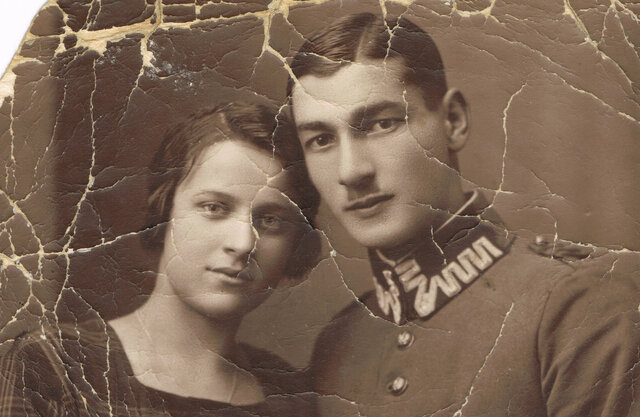
#> input picture source/test2.jpg, 640 x 417 px
$ python test2.py
#> lines starting #> are read from the running program, lines starting #| are printed output that depends on the picture; after the words box and inside, x2 and y2 are one past the last pixel; in counts of white or black regions, pixels touching at a corner belong together
import cv2
import numpy as np
from matplotlib import pyplot as plt


images= cv2.imread('source/test2.jpg')
#> images is the input picture: shape (417, 640, 3); mean B, G, R 83.8, 101, 123.4
img= cv2.fastNlMeansDenoisingColored(images,None,10,10,7,21)
hsv = cv2.cvtColor(img,cv2.COLOR_BGR2HSV)
#> hsv: shape (417, 640, 3); mean H, S, V 13.3, 86.1, 122.8


imggray = cv2.cvtColor(img,cv2.COLOR_BGR2GRAY)
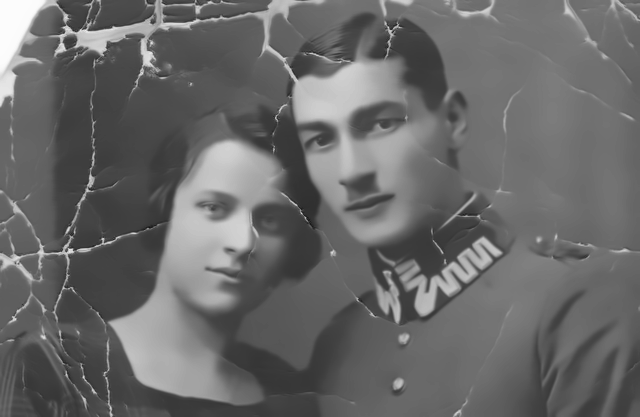
#> imggray: shape (417, 640); min 18, max 252, mean 104.9
imgblur = cv2.GaussianBlur(imggray,(5,5),1)
imgcanny = cv2.Canny(imgblur,150,240)
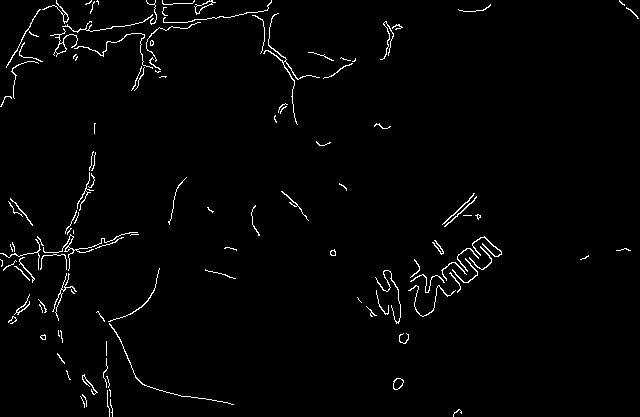
#> imgcanny: shape (417, 640); 1.9% white in thin lines or dots
kernel = np.ones((5, 5), np.uint8)
dilate = cv2.dilate(imgcanny, kernel,iterations=1)
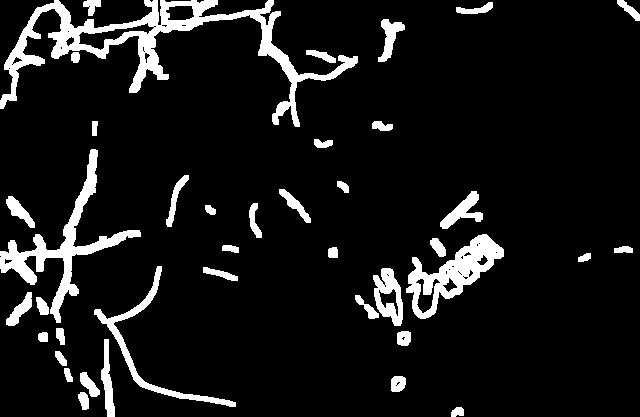
#> dilate: shape (417, 640); 9.2% white; 40 white regions, largest, box (x1, y1, x2, y2) and area: (0, 0, 358, 127) 7932, (0, 149, 141, 323) 3776, (406, 234, 504, 319) 3030
inpaint = cv2.inpaint(img,dilate,3,cv2.INPAINT_TELEA)
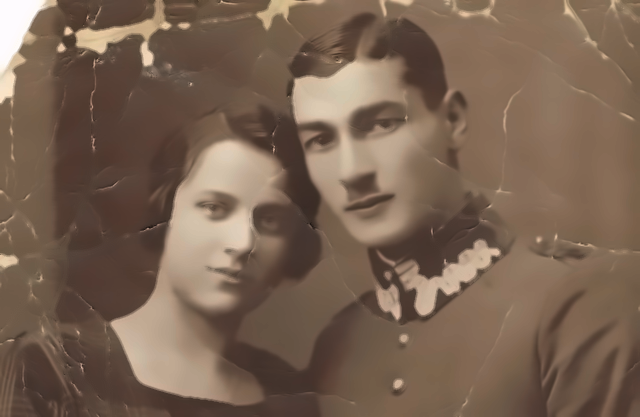
#> inpaint: shape (417, 640, 3); mean B, G, R 82.1, 99.2, 121.7
# [5 lines of commented-out code are left out]


plt.subplot(121)
plt.imshow(images)
plt.title('Original Image')
plt.xticks([]), plt.yticks([])

plt.subplot(122)
plt.imshow(inpaint)
plt.title('Result')
plt.xticks([]), plt.yticks([])
plt.show()
#> figure, not shown here; B, G, R data is drawn as R, G, B

$ run again, with source/test1.jpg copied over source/test2.jpg
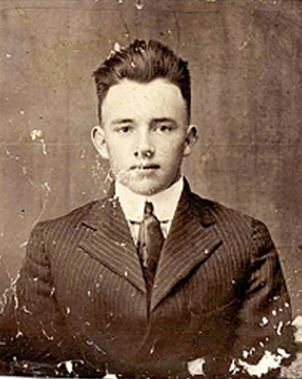
#> input picture source/test1.jpg, 302 x 379 px
#> images is the input picture: shape (379, 302, 3); mean B, G, R 79.9, 97.8, 123.7
#> hsv: shape (379, 302, 3); mean H, S, V 12.2, 107.9, 123.8
#> `imgcanny = cv2.Canny(imgblur,150,240)`:
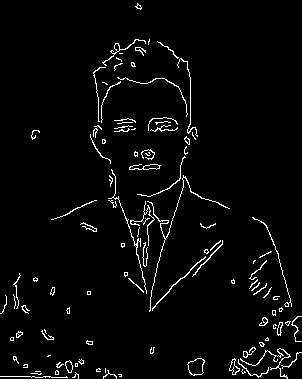
#> imgcanny: shape (379, 302); 3.3% white in thin lines or dots
#> dilate: shape (379, 302); 16% white; 31 white regions, largest, box (x1, y1, x2, y2) and area: (88, 37, 232, 314) 8389, (247, 215, 294, 328) 1813, (227, 335, 302, 379) 1715
#> `inpaint = cv2.inpaint(img,dilate,3,cv2.INPAINT_TELEA)`:
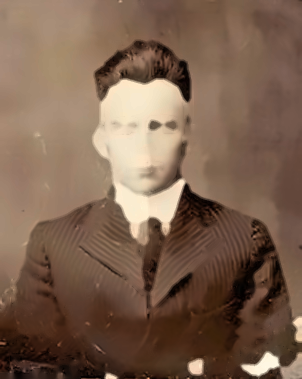
#> inpaint: shape (379, 302, 3); mean B, G, R 78.8, 97.5, 124.1

$ run again, with source/test3.jpg copied over source/test2.jpg
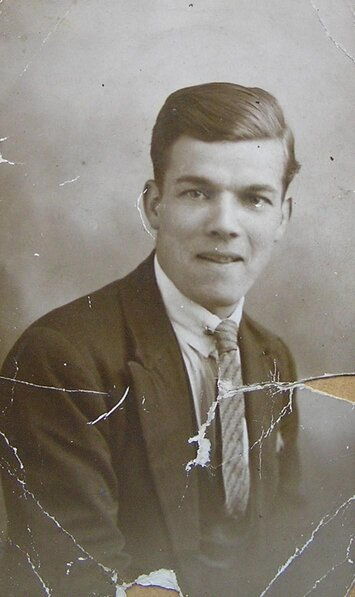
#> input picture source/test3.jpg, 355 x 597 px
#> images is the input picture: shape (597, 355, 3); mean B, G, R 121.1, 130.7, 136.6
#> hsv: shape (597, 355, 3); mean H, S, V 19.4, 40.6, 136.5
#> `imgcanny = cv2.Canny(imgblur,150,240)`:
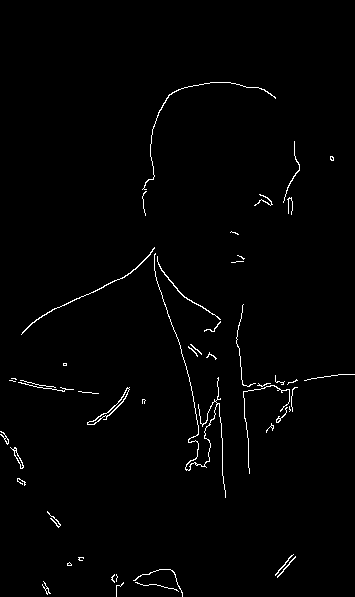
#> imgcanny: shape (597, 355); 1.3% white in thin lines or dots, all inside (x1, y1, x2, y2) = (0, 82, 355, 597)
#> dilate: shape (597, 355); 6.5% white; 23 white regions, largest, box (x1, y1, x2, y2) and area: (19, 245, 228, 500) 4773, (234, 302, 300, 476) 2119, (140, 80, 278, 218) 1482
#> `inpaint = cv2.inpaint(img,dilate,3,cv2.INPAINT_TELEA)`:
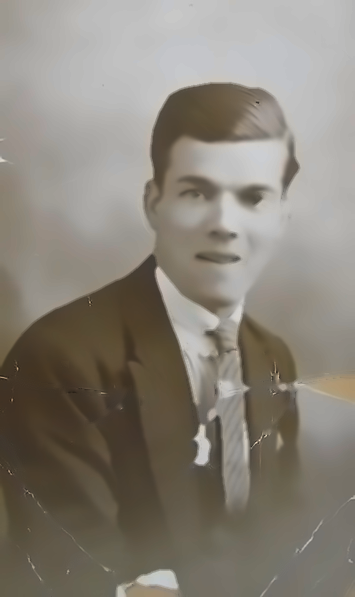
#> inpaint: shape (597, 355, 3); mean B, G, R 120, 130, 136.1

$ run again, with source/test4.jpg copied over source/test2.jpg
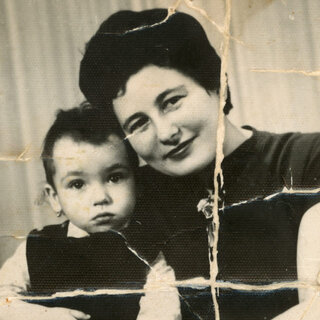
#> input picture source/test4.jpg, 320 x 320 px
#> images is the input picture: shape (320, 320, 3); mean B, G, R 100.5, 118.7, 125.5
#> hsv: shape (320, 320, 3); mean H, S, V 24, 61.4, 124.8
#> `imgcanny = cv2.Canny(imgblur,150,240)`:
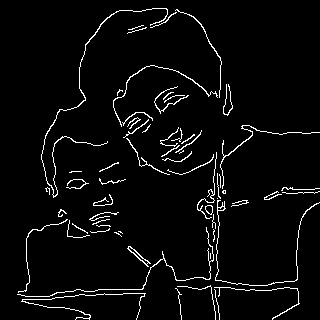
#> imgcanny: shape (320, 320); 3.9% white in thin lines or dots
#> dilate: shape (320, 320); 19.6% white; 11 white regions, largest, box (x1, y1, x2, y2) and area: (15, 6, 320, 320) 16142, (158, 125, 204, 164) 1075, (152, 84, 191, 116) 667
#> `inpaint = cv2.inpaint(img,dilate,3,cv2.INPAINT_TELEA)`:
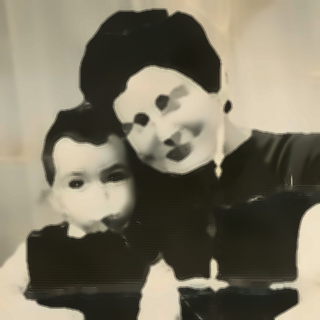
#> inpaint: shape (320, 320, 3); mean B, G, R 98.5, 116.9, 123.3
